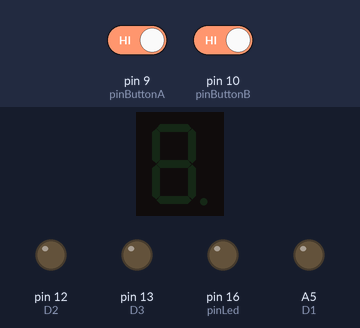
The sketch below on a simulated Arduino Uno, built with avr-gcc and run on an emulated ATmega328P. Shown: 1-digit seven-segment display, output pins drawn as LEDs (lit = HIGH). Wiring (inferred from the names in the program): 1-digit 7-segment display, segments lit when HIGH: segments pin 2, pin 3, pin 4, pin 5, pin 6, pin 7, pin 11. The test bench sets the inputs (shaded band); at power-on: pin 9 (pinButtonA) HIGH, pin 10 (pinButtonB) HIGH. The segment pins are drawn as the display they are named for; pins used as bus, display or sensor lines are not drawn.

Above: at 1.2 s.
1.3 s: pin 9 (pinButtonA) driven LOW and pin 10 (pinButtonB) driven LOW
At 3.2 s:
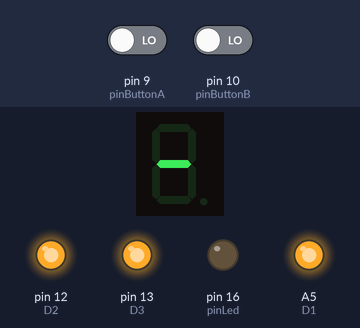
4.3 s: pin 9 (pinButtonA) driven HIGH
At 7.0 s:
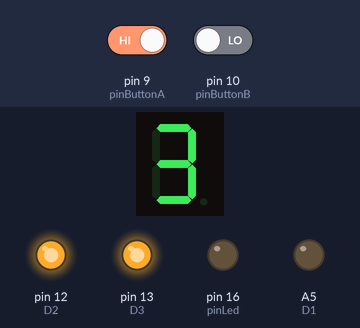
7.3 s: pin 9 (pinButtonA) driven LOW
At 9.6 s:
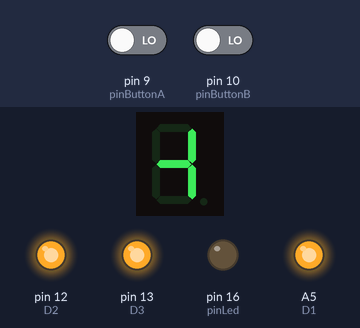
10.3 s: pin 10 (pinButtonB) driven HIGH
At 11.3 s:
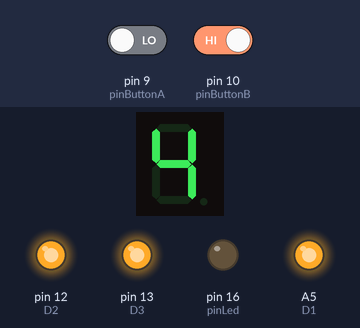
11.8 s: pin 10 (pinButtonB) driven LOW
At 11.9 s:
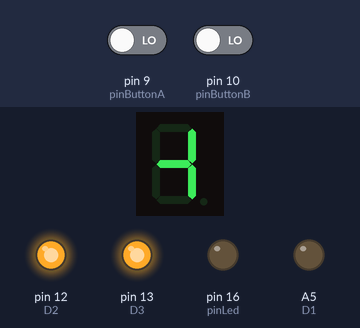
Timing chart, 0 to 15.8 s (numbered marks = the images above; inputs shaded):
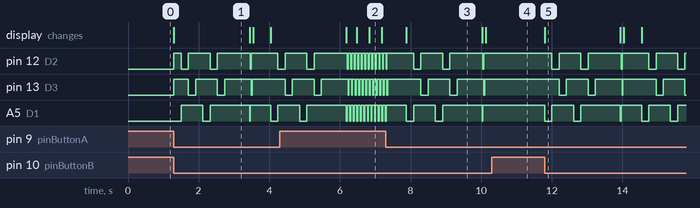

The sketch:

MetroWatch_rev2.ino
```cpp
int D1 = A5;
int D2 = 12;
int D3 = 13;
int D4 = A4;

int pinA = 2;
int pinB = 3;
int pinC = 4;
int pinD = 5;
int pinE = 6;
int pinF = 7;
int pinG = 11;

int pinLed = 16;
int pinDots = 15;
int pinButtonA = 9;
int pinButtonB = 10;

int cnt = 0;

int btnAState = 0;
int btnBState = 0;

bool power = false;
bool loaded = false;

byte a[4];

void setup() {
  pinMode(D1, OUTPUT);
  pinMode(D2, OUTPUT);
  pinMode(D3, OUTPUT);
  pinMode(D4, OUTPUT);
  pinMode(pinA, OUTPUT);
  pinMode(pinB, OUTPUT);
  pinMode(pinC, OUTPUT);
  pinMode(pinD, OUTPUT);
  pinMode(pinE, OUTPUT);
  pinMode(pinF, OUTPUT);
  pinMode(pinG, OUTPUT);

  pinMode(pinLed, OUTPUT);
  pinMode(pinButtonA, INPUT_PULLUP);
  pinMode(pinButtonB, INPUT_PULLUP);


  digitalWrite(pinLed, LOW);

  Serial.begin(9600);
}

void loop() {
  int times = 1234;
  a[0] = times / 1000;
  a[1] = times / 100 % 10;
  a[2] = times / 10 % 10;
  a[3] = times % 10 % 10;

  if(power){
    if(!loaded){
      loading();
      digitalWrite(A1, HIGH);
      delay(500);
      digitalWrite(A1, LOW);
    }
    else
      displayTime();
  }

  checkButtonInput();
}

// FUCKING BUTTONS. THIS IS BULLSHIT WHICH DOES NOT WORK. FUCKK!
void checkButtonInput(){
  btnAState = !digitalRead(pinButtonA);
  btnBState = !digitalRead(pinButtonB);
  if (btnAState && btnBState) {
    power = !power;
    power ? loading() : displayPowerOff();
    delay(500);
  }
}

void loading(){
  int k = 0;
  while(k != 2){
	digit1();uploading();delay(5);
    digit2();uploading();delay(5);
    digit3();uploading();delay(5);
    digit4();uploading();delay(5);
    k += 1;
  }
  loaded = true;
}

void displayTime(){
	digit1();whichNum(a[0]);delay(25);
    digit2();whichNum(a[1]);delay(25);
    digit3();whichNum(a[2]);delay(25);
    digit4();whichNum(a[3]);delay(25);
}

void whichNum(int number){
  switch(number){
    case 0:
      zero();
      break;
    case 1:
      one();
      break;
    case 2:
      two();
      break;
    case 3:
      three();
      break;
    case 4:
      four();
      break;
    case 5:
      five();
      break;
    case 6:
      six();
      break;
    case 7:
      seven();
      break;
    case 8:
      eight();
      break;
    case 9:
      nine();
      break;
    default:
      uploading();
      break;
  }
}

void zero() {
  digitalWrite(pinA, HIGH);
  digitalWrite(pinB, HIGH);
  digitalWrite(pinC, HIGH);
  digitalWrite(pinD, HIGH);
  digitalWrite(pinE, HIGH);
  digitalWrite(pinF, HIGH);
  digitalWrite(pinG, LOW);
}

void one() {
  digitalWrite(pinA, LOW);
  digitalWrite(pinB, HIGH);
  digitalWrite(pinC, HIGH);
  digitalWrite(pinD, LOW);
  digitalWrite(pinE, LOW);
  digitalWrite(pinF, LOW);
  digitalWrite(pinG, LOW);
}

void two() {
  digitalWrite(pinA, HIGH);
  digitalWrite(pinB, HIGH);
  digitalWrite(pinC, LOW);
  digitalWrite(pinD, HIGH);
  digitalWrite(pinE, HIGH);
  digitalWrite(pinF, LOW);
  digitalWrite(pinG, HIGH);
}

void three() {
  digitalWrite(pinA, HIGH);
  digitalWrite(pinB, HIGH);
  digitalWrite(pinC, HIGH);
  digitalWrite(pinD, HIGH);
  digitalWrite(pinE, LOW);
  digitalWrite(pinF, LOW);
  digitalWrite(pinG, HIGH);
}

void four() {
  digitalWrite(pinA, LOW);
  digitalWrite(pinB, HIGH);
  digitalWrite(pinC, HIGH);
  digitalWrite(pinD, LOW);
  digitalWrite(pinE, LOW);
  digitalWrite(pinF, HIGH);
  digitalWrite(pinG, HIGH);
}

void five() {
  digitalWrite(pinA, HIGH);
  digitalWrite(pinB, LOW);
  digitalWrite(pinC, HIGH);
  digitalWrite(pinD, HIGH);
  digitalWrite(pinE, LOW);
  digitalWrite(pinF, HIGH);
  digitalWrite(pinG, HIGH);
}

void six() {
  digitalWrite(pinA, HIGH);
  digitalWrite(pinB, LOW);
  digitalWrite(pinC, HIGH);
  digitalWrite(pinD, HIGH);
  digitalWrite(pinE, HIGH);
  digitalWrite(pinF, HIGH);
  digitalWrite(pinG, HIGH);
}

void seven() {
  digitalWrite(pinA, HIGH);
  digitalWrite(pinB, HIGH);
  digitalWrite(pinC, HIGH);
  digitalWrite(pinD, LOW);
  digitalWrite(pinE, LOW);
  digitalWrite(pinF, LOW);
  digitalWrite(pinG, LOW);
}

void eight() {
  digitalWrite(pinA, HIGH);
  digitalWrite(pinB, HIGH);
  digitalWrite(pinC, HIGH);
  digitalWrite(pinD, HIGH);
  digitalWrite(pinE, HIGH);
  digitalWrite(pinF, HIGH);
  digitalWrite(pinG, HIGH);
}

void nine() {
  digitalWrite(pinA, HIGH);
  digitalWrite(pinB, HIGH);
  digitalWrite(pinC, HIGH);
  digitalWrite(pinD, HIGH);
  digitalWrite(pinE, LOW);
  digitalWrite(pinF, HIGH);
  digitalWrite(pinG, HIGH);
}

void uploading() {
  digitalWrite(pinF, LOW);
  digitalWrite(pinG, HIGH);
  delay(100);
  digitalWrite(pinF, LOW);
  digitalWrite(pinG, HIGH);
  delay(100);
}


//functions to select individual digits on the display
void digit1() {
  digitalWrite(D1, LOW);
  digitalWrite(D2, HIGH);
  digitalWrite(D3, HIGH);
  digitalWrite(D4, HIGH);
}

void digit2() {
  digitalWrite(D1, HIGH);
  digitalWrite(D2, LOW);
  digitalWrite(D3, HIGH);
  digitalWrite(D4, HIGH);
}

void digit3() {
  digitalWrite(D1, HIGH);
  digitalWrite(D2, HIGH);
  digitalWrite(D3, LOW);
  digitalWrite(D4, HIGH);
}

void digit4() {
  digitalWrite(D1, HIGH);
  digitalWrite(D2, HIGH);
  digitalWrite(D3, HIGH);
  digitalWrite(D4, LOW);
}

void all4Digits() {
  digitalWrite(D1, LOW);
  digitalWrite(D2, LOW);
  digitalWrite(D3, LOW);
  digitalWrite(D4, LOW);
}

void displayPowerOff() {
  digitalWrite(D1, HIGH);
  digitalWrite(D2, HIGH);
  digitalWrite(D3, HIGH);
  digitalWrite(D4, HIGH);
}
```

Measured:
- after the input at 1.3 s, pin 12 (D2): LOW → HIGH at once, → LOW 0.21 s later, → HIGH 0.21 s later, → LOW 0.62 s later, … (8 changes in this stretch); pin 13 (D3): goes HIGH 0.41 s, LOW 0.21 s, HIGH 0.62 s, LOW 0.21 s, HIGH 0.76 s, LOW 0.03 s, then HIGH, starting at once
- after the input at 7.3 s, the display: changes after 0.58 s (image 3)
- after the input at 10.3 s, pin 12 (D2): stays HIGH (without the input it goes to LOW after 0.53 s); pin 13 (D3): stays HIGH (without the input it goes to LOW after 0.73 s); A5 (D1): stops changing and stays HIGH
- after the input at 11.8 s, pin 12 (D2): HIGH → LOW after 0.21 s, → HIGH 0.21 s later, → LOW 0.62 s later, → HIGH 0.21 s later, … (10 changes in this stretch); pin 13 (D3): HIGH → LOW after 0.41 s, → HIGH 0.21 s later, → LOW 0.62 s later, → HIGH 0.21 s later, … (9 changes in this stretch)
